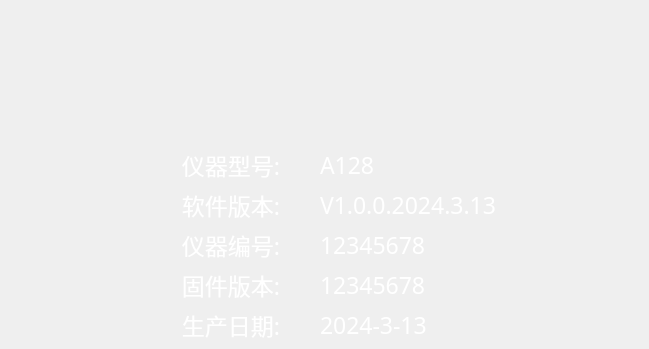
    <widget class="QWidget" name="tab_device">
     <property name="styleSheet">
      <string notr="true">QWidget{
background-image: url(:/res/background_setting.png);
}</string>
     </property>
     <attribute name="title">
      <string>设备信息</string>
     </attribute>
     <widget class="QLabel" name="EditionText">
      <property name="geometry">
       <rect>
        <x>320</x>
        <y>190</y>
        <width>320</width>
        <height>30</height>
       </rect>
      </property>
      <property name="font">
       <font>
        <family>微软雅黑</family>
        <pointsize>17</pointsize>
       </font>
      </property>
      <property name="styleSheet">
       <string notr="true">background:transparent;
color:white;</string>
      </property>
      <property name="text">
       <string notr="true">V1.0.0.2024.3.13</string>
      </property>
     </widget>
     <widget class="QLabel" name="ModelTitle">
      <property name="geometry">
       <rect>
        <x>-40</x>
        <y>150</y>
        <width>320</width>
        <height>30</height>
       </rect>
      </property>
      <property name="font">
       <font>
        <family>微软雅黑</family>
        <pointsize>17</pointsize>
       </font>
      </property>
      <property name="styleSheet">
       <string notr="true">background:transparent;
color:white;</string>
      </property>
      <property name="text">
       <string>仪器型号:</string>
      </property>
      <property name="alignment">
       <set>Qt::AlignRight|Qt::AlignTrailing|Qt::AlignVCenter</set>
      </property>
     </widget>
     <widget class="QLabel" name="DateText">
      <property name="geometry">
       <rect>
        <x>320</x>
        <y>310</y>
        <width>320</width>
        <height>30</height>
       </rect>
      </property>
      <property name="font">
       <font>
        <family>微软雅黑</family>
        <pointsize>17</pointsize>
       </font>
      </property>
      <property name="styleSheet">
       <string notr="true">background:transparent;
color:white;</string>
      </property>
      <property name="text">
       <string notr="true">2024-3-13</string>
      </property>
     </widget>
     <widget class="QLabel" name="DateTitle">
      <property name="geometry">
       <rect>
        <x>-40</x>
        <y>310</y>
        <width>320</width>
        <height>30</height>
       </rect>
      </property>
      <property name="font">
       <font>
        <family>微软雅黑</family>
        <pointsize>17</pointsize>
       </font>
      </property>
      <property name="styleSheet">
       <string notr="true">background:transparent;
color:white;</string>
      </property>
      <property name="text">
       <string>生产日期:</string>
      </property>
      <property name="alignment">
       <set>Qt::AlignRight|Qt::AlignTrailing|Qt::AlignVCenter</set>
      </property>
     </widget>
     <widget class="QLabel" name="EditionTitle">
      <property name="geometry">
       <rect>
        <x>-40</x>
        <y>190</y>
        <width>320</width>
        <height>30</height>
       </rect>
      </property>
      <property name="font">
       <font>
        <family>微软雅黑</family>
        <pointsize>17</pointsize>
       </font>
      </property>
      <property name="styleSheet">
       <string notr="true">background:transparent;
color:white;</string>
      </property>
      <property name="text">
       <string>软件版本:</string>
      </property>
      <property name="alignment">
       <set>Qt::AlignRight|Qt::AlignTrailing|Qt::AlignVCenter</set>
      </property>
     </widget>
     <widget class="QLabel" name="ModelText">
      <property name="geometry">
       <rect>
        <x>320</x>
        <y>150</y>
        <width>320</width>
        <height>30</height>
       </rect>
      </property>
      <property name="font">
       <font>
        <family>微软雅黑</family>
        <pointsize>17</pointsize>
       </font>
      </property>
      <property name="styleSheet">
       <string notr="true">background:transparent;
color:white;</string>
      </property>
      <property name="text">
       <string notr="true">A128</string>
      </property>
     </widget>
     <widget class="QLabel" name="HpLog">
      <property name="geometry">
       <rect>
        <x>220</x>
        <y>10</y>
        <width>130</width>
        <height>130</height>
       </rect>
      </property>
      <property name="styleSheet">
       <string notr="true">background:transparent;border-image: url(:/res/Logo_YSNY.png);</string>
      </property>
      <property name="text">
       <string/>
      </property>
     </widget>
     <widget class="QLabel" name="NumberTitle">
      <property name="geometry">
       <rect>
        <x>-40</x>
        <y>230</y>
        <width>320</width>
        <height>30</height>
       </rect>
      </property>
      <property name="font">
       <font>
        <family>微软雅黑</family>
        <pointsize>17</pointsize>
       </font>
      </property>
      <property name="styleSheet">
       <string notr="true">background:transparent;
color:white;</string>
      </property>
      <property name="text">
       <string> 仪器编号:</string>
      </property>
      <property name="alignment">
       <set>Qt::AlignRight|Qt::AlignTrailing|Qt::AlignVCenter</set>
      </property>
     </widget>
     <widget class="QLabel" name="NumberText">
      <property name="geometry">
       <rect>
        <x>320</x>
        <y>230</y>
        <width>320</width>
        <height>30</height>
       </rect>
      </property>
      <property name="font">
       <font>
        <family>微软雅黑</family>
        <pointsize>17</pointsize>
       </font>
      </property>
      <property name="styleSheet">
       <string notr="true">background:transparent;
color:white;</string>
      </property>
      <property name="text">
       <string notr="true">12345678</string>
      </property>
     </widget>
     <widget class="QLabel" name="FPGAText">
      <property name="geometry">
       <rect>
        <x>320</x>
        <y>270</y>
        <width>320</width>
        <height>30</height>
       </rect>
      </property>
      <property name="font">
       <font>
        <family>微软雅黑</family>
        <pointsize>17</pointsize>
       </font>
      </property>
      <property name="styleSheet">
       <string notr="true">background:transparent;
color:white;</string>
      </property>
      <property name="text">
       <string notr="true">12345678</string>
      </property>
     </widget>
     <widget class="QLabel" name="FPGATitle">
      <property name="geometry">
       <rect>
        <x>-40</x>
        <y>270</y>
        <width>320</width>
        <height>30</height>
       </rect>
      </property>
      <property name="font">
       <font>
        <family>微软雅黑</family>
        <pointsize>17</pointsize>
       </font>
      </property>
      <property name="styleSheet">
       <string notr="true">background:transparent;
color:white;</string>
      </property>
      <property name="text">
       <string> 固件版本:</string>
      </property>
      <property name="alignment">
       <set>Qt::AlignRight|Qt::AlignTrailing|Qt::AlignVCenter</set>
      </property>
     </widget>
    </widget>
